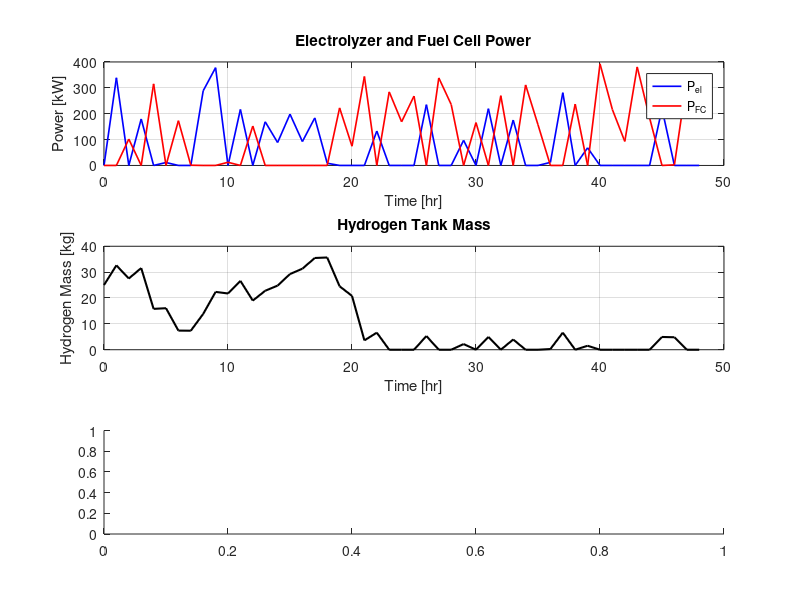

This figure's MATLAB source: (Note: this script raises an error after producing the figure.)

% 2nd Level HESS Model
% Author: Aly Khedr
% Description: HESS model with electrolyzer, fuel cell, compressor, and ideal gas law-based tank

clear; clc; close all;

%% ------------------ Input Parameters ------------------
% Time settings
dt = 1;                      % Time step [hr]
T = 48;                      % Total time [hr]
time = 0:dt:T;

% Electrolyzer and Fuel Cell Parameters
LHV_H2   = 33.33;            % Lower heating value of H2 [kWh/kg]
eta_el   = 0.75;             % Electrolyzer efficiency
eta_FC   = 0.60;             % Fuel cell efficiency

% Compressor parameters
Cp_H2    = 14.3;             % Specific heat [J/mol·K]
eta_C    = 0.75;             % Compressor efficiency
T_C      = 300;              % Compressor temperature [K]
gamma    = 1.4;              % Adiabatic index

% Ideal gas law constants
R        = 8.314;            % Universal gas constant [J/mol·K]
T_tank   = 300;              % Tank temperature [K]
V_tank   = 12;              % Tank volume [m³]
M_H2     = 0.002016;         % H2 molar mass [kg/mol]

% Compressor pressure range
P_inlet  = 10e5;              % Inlet pressure [Pa]
P_outlet = 70e5;             % Outlet pressure [Pa]

%% ------------------ Initialization ------------------
n_H2      = zeros(1, length(time));     % H2 content [mol]
P_tank    = zeros(1, length(time));     % Tank pressure [Pa]
P_C       = zeros(1, length(time));     % Compressor power [W]
P_el      = zeros(1, length(time));     % Electrolyzer power [kW]
P_fc      = zeros(1, length(time));     % Fuel cell power [kW]
m_dot_el  = zeros(1, length(time));     % H2 production [kg/h]
m_dot_fc  = zeros(1, length(time));     % H2 consumption [kg/h]

% Initial hydrogen state
initial_mass = 0.5 * 50;               % 60% of 200 kg
n_H2(1) = initial_mass / M_H2;

%% ------------------ Power Profile Generation ------------------
max_power = 400;  % kW
rng(1);           % Seed for reproducibility

for t = 2:length(time)
    if rand < 0.5
        P_el(t) = rand * max_power;
        P_fc(t) = 0;
    else
        P_el(t) = 0;
        P_fc(t) = rand * max_power;
    end
end

%% ------------------ Simulation Loop ------------------
fprintf('%5s %10s %10s %15s %15s %15s\n', 'Time', 'P_el [kW]', 'P_fc [kW]', 'Tank H2 [kg]', 'P_C [kW]',' Tank pressure[bar]');

for t = 2:length(time)
    Pel_t = P_el(t);
    Pfc_t = P_fc(t);

    % H2 mass flow rates [kg/h]
    if Pel_t > 0
        m_dot_el(t) = (Pel_t * eta_el) / LHV_H2;
    end
    if Pfc_t > 0
        m_dot_fc(t) = Pfc_t / (eta_FC * LHV_H2);
    end

    % Convert to mol/h
    n_dot_el = m_dot_el(t) / M_H2;
    n_dot_fc = m_dot_fc(t) / M_H2;

    % Update hydrogen content
    n_H2(t) = n_H2(t-1) + (n_dot_el - n_dot_fc) * dt;
    n_H2(t) = min(max(n_H2(t), 0), 50 / M_H2);  % Limit to 0–50 kg range

    % Tank pressure [Pa]
    P_tank(t) = (n_H2(t) * R * T_tank) / V_tank;

    %---- 4) Compressor Work ----%
   n_dot_el = m_dot_el(t) / M_H2 / 3600;  

    if n_dot_el > 0 && P_tank(t) < P_outlet
        PR = P_outlet / max(P_tank(t), P_inlet);
        P_C(t) = n_dot_el * Cp_H2 * T_C / eta_C * (PR^((gamma-1)/gamma) - 1);
    else
       P_C(t) = 0;
    end

    % Step-by-step output
    fprintf('%5d %10.2f %10.2f %15.4f %15.4f %15.2f\n', ...
    time(t), Pel_t, Pfc_t, n_H2(t)*M_H2, P_C(t)/1000, P_tank(t)/1e5);

end

%% ------------------ Post-Processing ------------------
mass_H2     = n_H2 * M_H2;         % H2 mass in kg
P_C_kW      = P_C / 1000;          % Compressor power in kW
P_tank_bar  = P_tank / 1e5;        % Pressure in bar

%% ------------------ Visualization ------------------

figure;

% Plot 1: Power Profiles
subplot(3,1,1);
plot(time, P_el, 'b', 'LineWidth', 1.2); hold on;
plot(time, P_fc, 'r', 'LineWidth', 1.2);
xlabel('Time [hr]'); ylabel('Power [kW]');
title('Electrolyzer and Fuel Cell Power'); grid on;
legend('P_{el}', 'P_{FC}');

% Plot 2: Hydrogen Mass in Tank
subplot(3,1,2);
plot(time, mass_H2, 'k', 'LineWidth', 1.5);
xlabel('Time [hr]'); ylabel('Hydrogen Mass [kg]');
title('Hydrogen Tank Mass'); grid on;

% Plot 3: Compressor Power and Tank Pressure
subplot(3,1,3);
yyaxis left
plot(time, P_C_kW, 'm', 'LineWidth', 1.5);
ylabel('Compressor Power [kW]');
yyaxis right
plot(time, P_tank_bar, 'g--', 'LineWidth', 1.5);
ylabel('Tank Pressure [bar]');
xlabel('Time [hr]');
title('Compressor Power and Tank Pressure');
legend('P_C', 'P_{tank}'); grid on;
